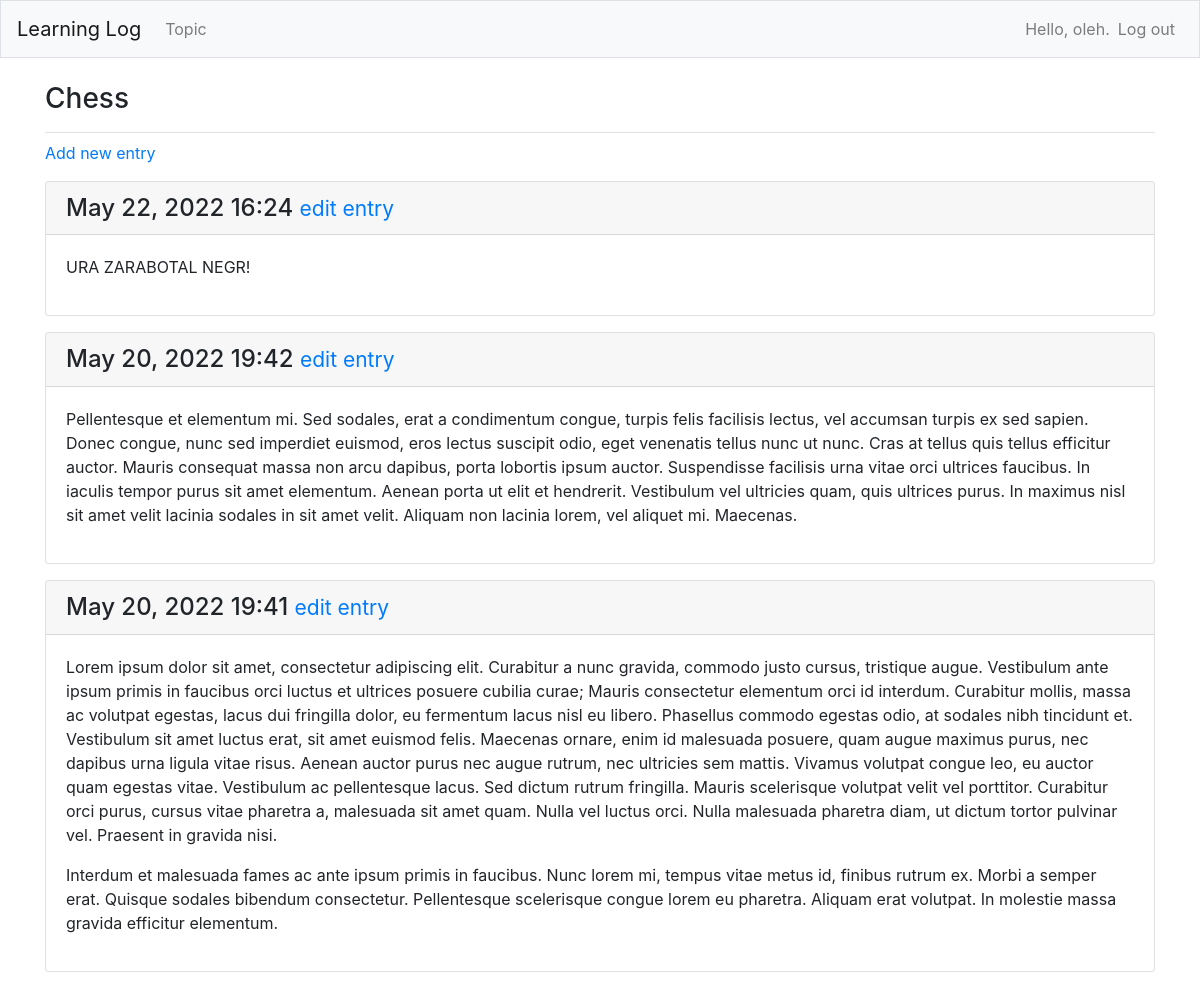
The page /topics/1/ (signed in) on the database its author committed.
### learning_logs/models.py (models this page shows, shortened)
class Topic(models.Model):
    text = models.CharField(max_length=200)
    date_added = models.DateTimeField(auto_now_add=True)
    owner = models.ForeignKey(User, on_delete=models.CASCADE)
    def __str__(self):
        return self.text

class Entry(models.Model):
    topic = models.ForeignKey(Topic, on_delete=models.CASCADE)
    text = models.TextField()
    date_added = models.DateTimeField(auto_now_add=True)
    class Meta:
        verbose_name_plural = 'entries'

### learning_logs/views.py (the view)
# urls.py: path('topics/<int:topic_id>/', views.topic, name='topic'),
@login_required
def topic (request, topic_id):
    topic = Topic.objects.get(id=topic_id)
    if topic.owner != request.user:
        raise Http404
    entries = topic.entry_set.order_by('-date_added')
    context = {'topic': topic, 'entries': entries}
    return render(request, 'learning_logs/topic.html', context)

### learning_logs/templates/learning_logs/topic.html
{% extends 'learning_logs/base.html' %}
{% block page_header %}
    <h3>{{ topic }}</h3>
{% endblock page_header %}
{% block content %}
    <p>
        <a href='{% url 'learning_logs:new_entry' topic.id %}'>Add new entry</a>
    </p>
    {% for entry in entries %}
        <div class="card mb-3">
            <h4 class="card-header">
                {{ entry.date_added|date:'M d, Y H:i' }}
                <small><a href="{% url 'learning_logs:edit_entry' entry.id %}">edit entry</a></small>
            </h4>
            <div class="card-body">
                {{ entry.text|linebreaks }}
            </div>
        </div>
    {% empty %}
        <p>There are no entries for this topic yet.</p>
    {% endfor %}
{% endblock content %}

### learning_logs/templates/learning_logs/base.html (shortened to what this page needs)
{% load bootstrap4 %}
<!DOCTYPE html>
<html lang="en">
  <head>
    {% bootstrap_css %}
  </head>
  <body>
    <nav class="navbar navbar-expand-md navbar-light bg-light mb-4 border">
      <a class="navbar-brand" href="{% url 'learning_logs:index'%}"
        >Learning Log</a
      >
      <div class="collapse navbar-collapse" id="navbarCollapse">
        <ul class="navbar-nav mr-auto">
          <li class="nav-item">
            <a class="nav-link" href="{% url 'learning_logs:topics' %}">Topic</a>
          </li>
        </ul>
        <ul class="navbar-nav ml-auto">
          {% if user.is_authenticated %}
          <li class="nav-item">
            <span class="navbar-text">Hello, {{ user.username }}.</span>
          </li>
          <li class="nav-item">
            <a class="nav-link" href="{% url 'users:logout' %}">Log out</a>
          </li>
          {% endif %}
        </ul>
      </div>
    </nav>
    <main role="main" class="container">
      <div class="pb-2 mb-2 border-bottom">
        {% block page_header %}{% endblock page_header %}
      </div>
      <div>{% block content %}{% endblock content %}</div>
    </main>
  </body>
</html>

### rows shown on the page
Topic: text "Chess"
Entry: date_added "May 22, 2022 16:24", text "URA ZARABOTAL NEGR!"
Entry: date_added "May 20, 2022 19:42", text "Pellentesque et elementum mi. Sed sodales, erat a condimentum congue, turpis felis facilisis lectus, vel accumsan turpis ex sed sapien. Donec congue, nunc sed imperdiet euismod, eros lectus suscipit odio, eget venenatis tellus nunc ut nunc. Cras at tellus quis tellus efficitur auctor. Mauris consequat massa non arcu dapibus, porta lobortis ipsum auctor. Suspendisse facilisis urna vitae orci ultrices faucibus. In iaculis tempor purus sit amet elementum. Aenean porta ut elit et hendrerit. Vestibulum vel ultricies quam, quis ultrices purus. In maximus nisl sit amet velit lacinia sodales in sit amet velit. Aliquam non lacinia lorem, vel aliquet mi. Maecenas."
Entry: date_added "May 20, 2022 19:41", text "Lorem ipsum dolor sit amet, consectetur adipiscing elit. Curabitur a nunc gravida, commodo justo cursus, tristique augue. Vestibulum ante ipsum primis in faucibus orci luctus et ultrices posuere cubilia curae; Mauris consectetur elementum orci id interdum. Curabitur mollis, massa ac volutpat egestas, lacus dui fringilla dolor, eu fermentum lacus nisl eu libero. Phasellus commodo egestas odio, at sodales nibh tincidunt et. Vestibulum sit amet luctus erat, sit amet euismod felis. Maecenas ornare, enim id malesuada posuere, quam augue maximus purus, nec dapibus urna ligula vitae risus. Aenean auctor purus nec augue rutrum, nec ultricies sem mattis. Vivamus volutpat congue leo, eu auctor quam…"

### other values the page prints
{{ user.username }} "oleh"
